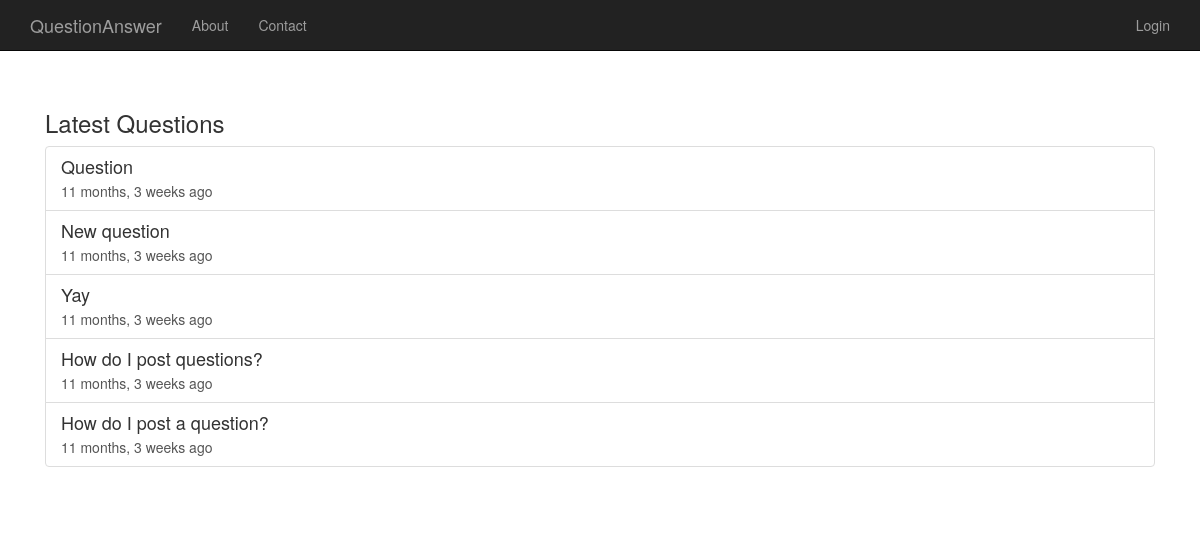
The app's page /QuestionAnswer/, older data.
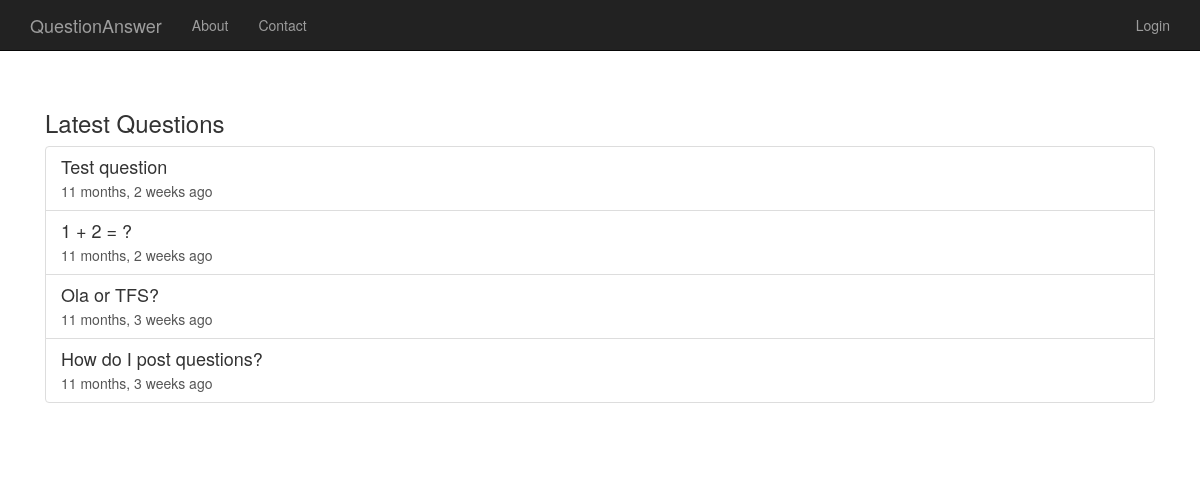
The same page, newer data.
### QuestionAnswer/models.py (models this page shows, shortened)
class Question(models.Model):
	question_text = models.CharField(max_length=100)
	pub_date = models.DateTimeField('date posted')

### QuestionAnswer/views.py (the view)
class IndexView(generic.ListView):
	template_name = 'QuestionAnswer/index.html'
	context_object_name = 'latest_questions'
	def get_queryset(self):
		return Question.objects.order_by('-pub_date')[:5]

### QuestionAnswer/templates/QuestionAnswer/index.html
{% extends "base.html" %}
{% load humanize %}
{% block content %}
{% include "_latest_questions.html" %}
{% endblock %}

### QuestionAnswer/templates/_latest_questions.html
{% load humanize %}
<h3>Latest Questions</h3>
{% if latest_questions %}
        <div class="list-group">
        {% for question in latest_questions %}
        <a href="{% url 'QuestionAnswer:detail' question.id  %}" class="list-group-item">
                <h4 class="list-group-item-heading">{{ question.question_text }}</h2>
                <p class="list-group-item-text">{{ question.pub_date|naturaltime }}</p>
        </a>
        {% endfor %}
        </div>
{% else %}
        <p>No questions yet. Post one now!</p>
{% endif %}

Row changes from the older to the newer data that the page shows:
removed Question: question_text "Question", pub_date "11 months, 3 weeks ago"
removed Question: question_text "New question", pub_date "11 months, 3 weeks ago"
removed Question: question_text "Yay", pub_date "11 months, 3 weeks ago"
removed Question: question_text "How do I post a question?", pub_date "11 months, 3 weeks ago"
added Question: question_text "Test question", pub_date "11 months, 2 weeks ago"
added Question: question_text "1 + 2 = ?", pub_date "11 months, 2 weeks ago"
added Question: question_text "Ola or TFS?", pub_date "11 months, 3 weeks ago"
